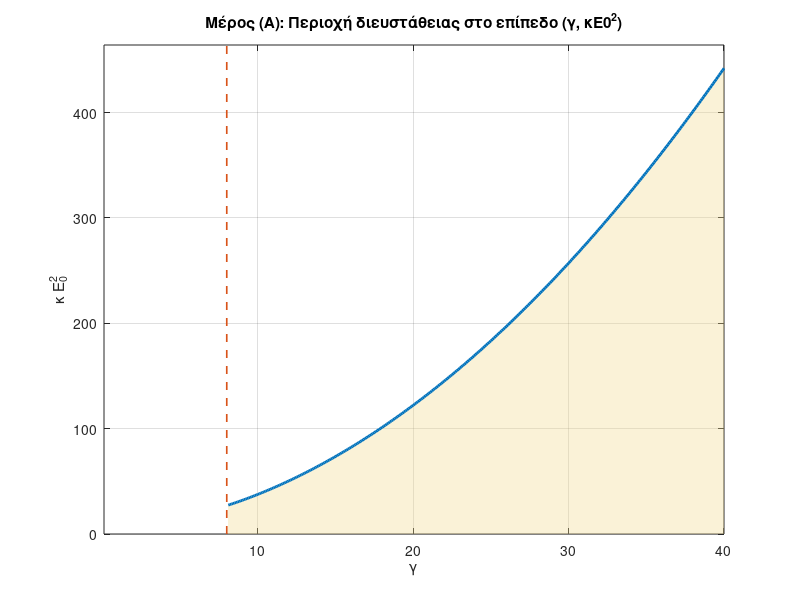

Reproduce this figure in MATLAB.
clear;
close all;
clc;

gmin = 0.1; gmax = 40; Ng = 400;
gammas = linspace(gmin, gmax, Ng);

gmax_vals = nan(size(gammas));

xs = 10.^linspace(-6, 2, 4000);

for i = 1:numel(gammas)
    g = gammas(i);
    g_of_x  = @(x) x .* (1 + g ./ (1 + x.^2));
    dg_dx   = @(x) 1 + g ./ (1 + x.^2) - (2*g .* x.^2) ./ (1 + x.^2).^2;
    dvals = dg_dx(xs);
    idx = find( dvals(1:end-1) .* dvals(2:end) < 0 );
    rootsCrit = [];
    for k = 1:numel(idx)
        a = xs(idx(k)); b = xs(idx(k)+1);
        try
            rt = fzero(@(t) dg_dx(t), [a b]);   % fzero είναι core MATLAB
            if rt > 0
                if isempty(rootsCrit) || all(abs(rootsCrit-rt) > 1e-8)
                    rootsCrit(end+1) = rt; %#ok<SAGROW>
                end
            end
        catch
        end
    end
    rootsCrit = sort(rootsCrit);

    if ~isempty(rootsCrit)
        gvals = g_of_x(rootsCrit);
        gmax_vals(i) = max(gvals);
    else
        gmax_vals(i) = NaN;  % μονοτονική περίπτωση (π.χ. γ<=8)
    end
end

mask = (gammas > 8) & ~isnan(gmax_vals);
G  = gammas(mask);
Yb = (gmax_vals(mask)).^2;   % όριο: κE0^2 = g_max(γ)^2

figure('Color','w'); hold on; box on; grid on;

if ~isempty(G)
    fill([G, fliplr(G)], [zeros(size(Yb)), fliplr(Yb)], ...
         [0.95 0.85 0.55], 'EdgeColor','none', 'FaceAlpha',0.35);
    plot(G, Yb, 'LineWidth', 2);
end

if ~isempty(Yb)
    ymax = max(Yb)*1.05;
else
    ymax = 1;
end
plot([8 8], [0 ymax], '--', 'LineWidth', 1.2);

xlabel('\gamma','Interpreter','tex');
ylabel('\kappa E_0^2','Interpreter','tex');
title('Μέρος (Α): Περιοχή διευστάθειας στο επίπεδο (γ, κE0^2)', ...
      'Interpreter','tex');
xlim([gmin gmax]);
ylim([0 ymax]);
